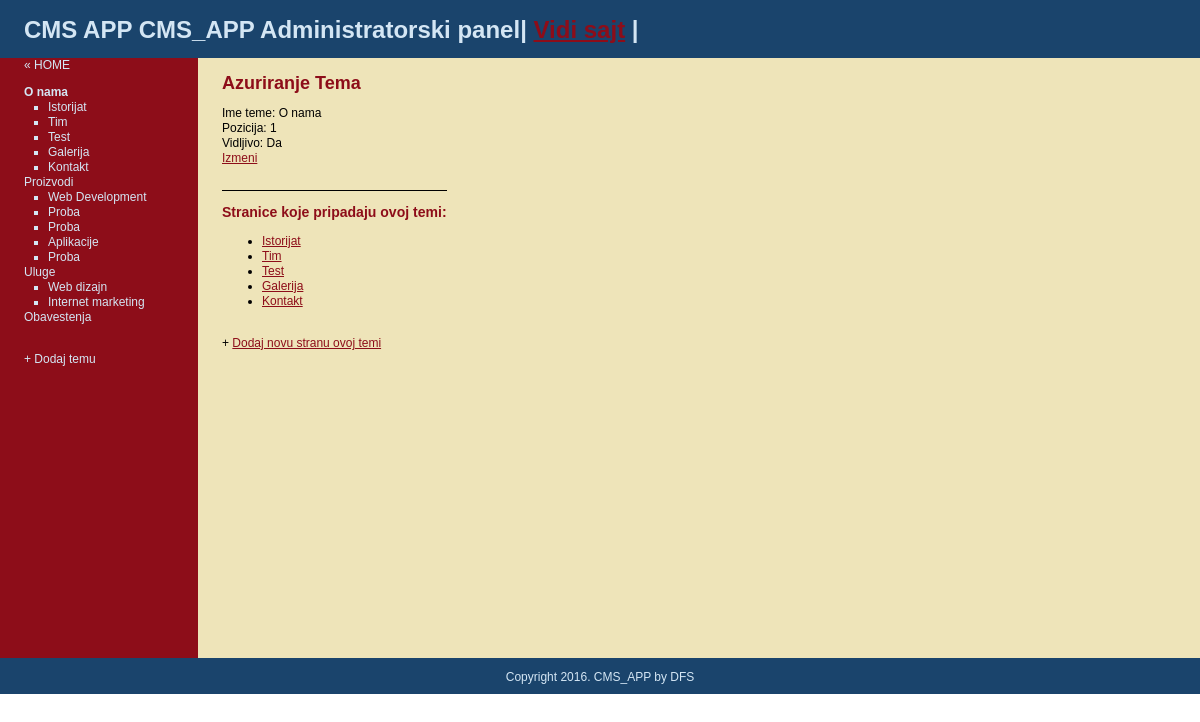
Page /azuriranje.php?tema=1 (signed in) on the committed database.
### tables this page shows
CREATE TABLE IF NOT EXISTS `meni` (
  `id` int(11) NOT NULL,
  `ime_dugmeta` varchar(30) NOT NULL,
  `pozicija` int(3) NOT NULL,
  `vidljivo` tinyint(1) NOT NULL
);

CREATE TABLE IF NOT EXISTS `strane` (
  `id` int(11) NOT NULL,
  `dugme_id` int(11) NOT NULL,
  `ime_strane` varchar(30) NOT NULL,
  `pozicija` int(3) NOT NULL,
  `vidljivo` tinyint(1) NOT NULL,
  `sadrzaj` text
);

### public/azuriranje.php (the view, shortened to what this page needs)
<?php require_once("../includes/konekcija.php") ?>
<?php require_once("../includes/funkcije.php") ?>
<?php include("../includes/layout/header.php") ?>
<?php  prikaz_naslova(); ?>
<div id="main">
	<div id="navigacija">
         <a href="admin.php">&laquo; HOME</a><br />
  		<?php echo navigacija($trenutni_naslov_teme, $trenutni_naslov_strane); ?>
		<br/>
        <a href="kreiranje_teme.php">+ Dodaj temu</a>
    </div>
	<div id="strana">
    <?php if ($trenutni_naslov_teme) { ?>
    	<h2>Azuriranje Tema</h2>
		Ime teme: <?php echo htmlentities($trenutni_naslov_teme["ime_dugmeta"]); ?><br/>
        Pozicija: <?php echo htmlentities($trenutni_naslov_teme["pozicija"]); ?><br/>
        Vidljivo: <?php echo htmlentities($trenutni_naslov_teme["vidljivo"] == 1 ? "Da" : "Ne"); ?><br/>
		<a href="izmena_teme.php?tema=<?php echo urlencode($trenutni_naslov_teme["id"]); ?>">Izmeni</a>
        <div style="margin-top: 2em; border-top: 1px solid #000000;">
				<h3>Stranice koje pripadaju ovoj temi:</h3>
				<ul>
				<?php
					$tema_strane = prikaz_strana_koji_pripadaju_temi($trenutni_naslov_teme["id"], false);
					while($strana = mysqli_fetch_assoc($tema_strane)) {
						echo "<li>";
						$siguran_id_strane = urlencode($strana["id"]);
						echo "<a href=\"azuriranje.php?strana={$siguran_id_strane}\">";
						echo htmlentities($strana["ime_strane"]);
						echo "</a>";
						echo "</li>";
					}
				?>
				</ul>
				<br />
				+ <a href="nova_strana.php?tema=<?php echo urlencode($trenutni_naslov_teme["id"]); ?>">Dodaj novu stranu ovoj temi</a>
			</div>
	<?php } else { ?>
		Molimo odaberite temu ili stranu.
	<?php } ?>
	</div>
</div>
<?php include("../includes/layout/footer.php") ?>

### includes/funkcije.php (shortened to what this page needs)
<?php
	function prikaz_tema($javno = true) {
		global $konekcija;
            $query = "SELECT * ";
            $query .= "FROM meni ";
            $query .= "ORDER BY pozicija ASC ";
            $tema_set = mysqli_query($konekcija, $query);
			return $tema_set;
	}
	function prikaz_strana_koji_pripadaju_temi($tema_id, $javno=true) {
		global $konekcija;
     		$query = "SELECT * ";
			$query .= "FROM strane ";;
			$query .= "WHERE dugme_id = {$tema_id} ";
			$query .= " ORDER BY pozicija ASC ";
			$strana_set = mysqli_query($konekcija, $query);
			return $strana_set;
	}
	function navigacija ($tema_niz, $strana_niz) {
		    $output = "<ul class=\"tema\">";
            	$tema_set = prikaz_tema(false);
            	while ($tema = mysqli_fetch_assoc($tema_set)) {
			$output .= "<li ";
				if ($tema_niz && $tema["id"] == $tema_niz["id"] ) {
			$output .=  "class=\"selektovano\"";
				}
			$output .=  ">";
			$output .= "<a href=\"azuriranje.php?tema=";
			$output .=  urlencode($tema["id"]);
			$output .= "\">";
			$output .=  $tema["ime_dugmeta"];
			$output .= "</a>";
				$strana_set = prikaz_strana_koji_pripadaju_temi($tema["id"], false);
            $output .= "<ul class=\"strana\">";
            	while ($strana = mysqli_fetch_assoc($strana_set)) {
            $output .=  "<li ";
			$output .=  ">";
			$output .= "<a href=\"azuriranje.php?strana=";
			$output .=  urlencode($strana["id"]);
			$output .= "\">";
			$output .=  $strana["ime_strane"];
			$output .= "</a>";
            $output .= "</li>";
           		}
            $output .= "</ul>";
            $output .= "</li>";
            	}
			$output .= "</ul>";
			return $output;
				}
	function prikaz_naslova_teme_na_osnovu_id ($naslov_id, $javno=true) {
		global $konekcija;
		$siguran_id = mysqli_real_escape_string($konekcija, $naslov_id);
		$query = "SELECT * ";
		$query .= "FROM meni ";
		$query .= "WHERE id = {$siguran_id} ";
		$query .= "LIMIT 1";
		$tema_set = mysqli_query($konekcija, $query);
		if ($naslov = mysqli_fetch_assoc($tema_set)) {
			return $naslov;
		} else {
			return NULL;
		}
	}
	function prikaz_naslova($javno=false) {
		if (isset($_GET["tema"])){
		$trenutni_naslov_teme = prikaz_naslova_teme_na_osnovu_id ($_GET["tema"], $javno);
		if ($trenutni_naslov_teme && $javno) {
				$trenutni_naslov_teme = default_strana_za_teme($trenutni_naslov_teme["id"]);
			} else {$trenutni_naslov_strane = NULL;}
	}
	elseif (isset($_GET["strana"])) {
		$trenutni_naslov_strane = prikaz_naslova_strane_na_osnovu_id ($_GET["strana"], $javno);
		$trenutni_naslov_teme = NULL;
	} else {
		$trenutni_naslov_teme = NULL;
		$trenutni_naslov_strane = NULL;
	}
	}
?>

### public/css/stil.css (style rules this page uses)
body { margin: 0; margin-top: -18px; padding: 0; border: 0; font-size: 12px; line-height:15px; backgrund: #EEE4B9; font-family: Arial; }
a { color: #8D0D19; }
#main { height: 600px; width: 100%; margin: 0; padding: 0; background: #EEE4B9; }
#navigacija { float: left; width: 150px; height: 100%; margin: 0; padding: 0 2em; color: #D4E6F4; background:#8D0D19; }
#navigacija a { color:#D4E6F4; text-decoration: none; }
.tema { margin: 1em 0; padding-left: 0; list-style:none; }
.strana { padding-left: 2em; list-style: square; font-weight:normal; }
.selektovano { font-weight: bold; }
#strana { float: left; height: 100%; padding-left: 2em; vertical-align: top; background: #EEE4B9; }
#strana h2 { color: #8D0D19; margin-top: 1em; }
#strana h3 { color: #8D0D19; }

### public/js/lightbox/css/lightbox.css (style rules this page uses)
body:after { content: url(../img/close.png) url(../img/loading.gif) url(../img/prev.png) url(../img/next.png); display: none; }

### rows in the picture
meni: value "O nama", ime_dugmeta "O nama", pozicija "1", vidljivo "Da"
strane: value "Istorijat", ime_strane "Istorijat"
strane: value "Tim", ime_strane "Tim"
strane: value "Test", ime_strane "Test"
strane: value "Galerija", ime_strane "Galerija"
strane: value "Kontakt", ime_strane "Kontakt"
meni: value "Proizvodi"
strane: value "Web Development"
strane: value "Proba"
strane: value "Proba"
strane: value "Aplikacije"
strane: value "Proba"
meni: value "Uluge"
strane: value "Web dizajn"
strane: value "Internet marketing"
meni: value "Obavestenja"

### other values in the picture
AUTOR "by DFS"
